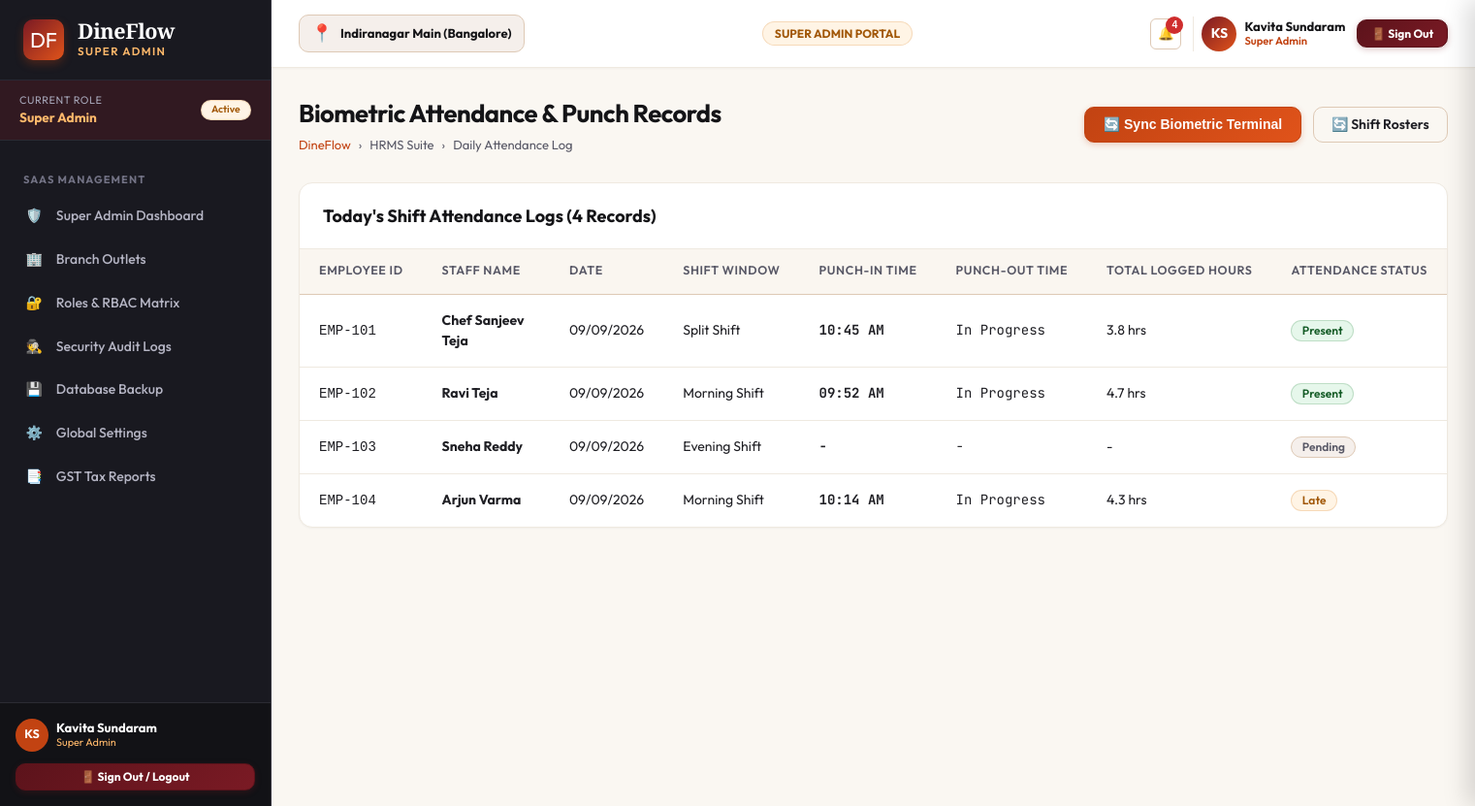
Screenshot of /hr/attendance/ (signed in) with the database file from the repository.
### apps/accounts/models.py (models this page shows, shortened)
class Role(models.Model):
    code = models.CharField(max_length=50, unique=True)
    name = models.CharField(max_length=100)
    description = models.TextField(blank=True, default='')
    dashboard_url = models.CharField(max_length=200, default='/dashboard/owner/')
    icon = models.CharField(max_length=50, default='shield')
    is_active = models.BooleanField(default=True)
    created_at = models.DateTimeField(auto_now_add=True)

class UserProfile(models.Model):
    user = models.OneToOneField(User, on_delete=models.CASCADE, related_name='userprofile')
    role = models.ForeignKey(Role, on_delete=models.PROTECT, related_name='users')
    branch = models.CharField(max_length=150, default='Indiranagar Main (Bangalore)')
    employee_code = models.CharField(max_length=50, blank=True, default='')
    phone = models.CharField(max_length=20, blank=True, default='')
    avatar_initials = models.CharField(max_length=5, default='DF')
    created_at = models.DateTimeField(auto_now_add=True)
    updated_at = models.DateTimeField(auto_now=True)

### apps/hr/views.py (the view)
# urls.py: path('attendance/', views.attendance, name='attendance'),
@role_required(['hr', 'manager', 'owner', 'super_admin'])
def attendance(request):
    attendance_records = [
        {'emp_id': 'EMP-101', 'name': 'Chef Sanjeev Teja', 'date': '09/09/2026', 'shift': 'Split Shift', 'in_time': '10:45 AM', 'out_time': 'In Progress', 'hours': '3.8 hrs', 'status': 'present'},
        {'emp_id': 'EMP-102', 'name': 'Ravi Teja', 'date': '09/09/2026', 'shift': 'Morning Shift', 'in_time': '09:52 AM', 'out_time': 'In Progress', 'hours': '4.7 hrs', 'status': 'present'},
        {'emp_id': 'EMP-103', 'name': 'Sneha Reddy', 'date': '09/09/2026', 'shift': 'Evening Shift', 'in_time': '-', 'out_time': '-', 'hours': '-', 'status': 'pending'},
        {'emp_id': 'EMP-104', 'name': 'Arjun Varma', 'date': '09/09/2026', 'shift': 'Morning Shift', 'in_time': '10:14 AM', 'out_time': 'In Progress', 'hours': '4.3 hrs', 'status': 'late'},
    ]
    context = {
        'page_title': 'Biometric Attendance Logs',
        'records': attendance_records
    }
    return render(request, 'hr/attendance.html', context)

### templates/hr/attendance.html (shortened to what this page needs)
{% extends 'base.html' %}
{% load static %}
{% load dineflow_tags %}
{% block content %}
<div class="df-page-header">
  <div class="df-page-title-group">
    <h1>Biometric Attendance & Punch Records</h1>
    <div class="df-breadcrumb">
      <a href="{% url 'landing:index' %}">DineFlow</a>
      <span>›</span>
      <span>HRMS Suite</span>
      <span>›</span>
      <span>Daily Attendance Log</span>
    </div>
  </div>
  <div style="display:flex; gap:0.75rem;">
    <button class="df-btn df-btn-terracotta" onclick="DineFlow.showToast('Device Sync', 'Syncing biometric logs from Indiranagar hardware terminal...', 'info')">
      <span>🔄 Sync Biometric Terminal</span>
    </button>
    <a href="{% url 'hr:shifts' %}" class="df-btn df-btn-outline">
      <span>🔄 Shift Rosters</span>
    </a>
  </div>
</div>
<div class="df-card">
  <div class="df-card-header">
    <div class="df-card-title">Today's Shift Attendance Logs ({{ records|length }} Records)</div>
  </div>
  <div class="df-table-responsive">
    <table class="df-table">
      <thead>
        <tr>
          <th>Employee ID</th>
          <th>Staff Name</th>
          <th>Date</th>
          <th>Shift Window</th>
          <th>Punch-In Time</th>
          <th>Punch-Out Time</th>
          <th>Total Logged Hours</th>
          <th>Attendance Status</th>
        </tr>
      </thead>
      <tbody>
        {% for a in records %}
          <tr>
            <td><code>{{ a.emp_id }}</code></td>
            <td><strong>{{ a.name }}</strong></td>
            <td>{{ a.date }}</td>
            <td>{{ a.shift }}</td>
            <td style="font-family:var(--df-font-mono); font-weight:700;">{{ a.in_time }}</td>
            <td style="font-family:var(--df-font-mono);">{{ a.out_time }}</td>
            <td>{{ a.hours }}</td>
            <td>
              <span class="df-badge {% if a.status == 'present' %}badge-success{% elif a.status == 'late' %}badge-warning{% else %}badge-neutral{% endif %}">
                {{ a.status }}
              </span>
            </td>
          </tr>
        {% endfor %}
      </tbody>
    </table>
  </div>
</div>
{% endblock %}

### templates/partials/_sidebar.html (shortened to what this page needs)
{% load static %}
<aside class="df-sidebar">
  <div class="df-brand-header">
    <div class="df-brand-logo">DF</div>
    <div>
      <div class="df-brand-title">DineFlow</div>
      <div class="df-brand-subtitle">{{ CURRENT_USER.role_title }}</div>
    </div>
  </div>
  <div style="padding: 0.75rem 1.25rem; background: rgba(122, 26, 36, 0.25); border-bottom: 1px solid #2B2B33; display: flex; align-items: center; justify-content: space-between;">
    <div>
      <div style="font-size: 0.68rem; color: #A6A6B8; text-transform: uppercase; letter-spacing: 0.05em;">Current Role</div>
      <div style="font-size: 0.85rem; font-weight: 700; color: var(--df-saffron-400);">{{ CURRENT_USER.role_title }}</div>
    </div>
    <span class="df-badge badge-warning" style="font-size: 0.65rem;">Active</span>
  </div>
  <nav style="flex: 1; padding: 0.75rem 0 2rem; overflow-y: auto;">
    {% if CURRENT_ROLE == 'super_admin' %}
      <div class="df-nav-section-title">SaaS Management</div>
      <ul class="df-nav-list">
        <li class="df-nav-item">
          <a href="{% url 'dashboard:super_admin' %}" class="df-nav-link {% if request.resolver_match.url_name == 'super_admin' %}active{% endif %}">
            <span>🛡️</span>
            <span>Super Admin Dashboard</span>
          </a>
        </li>
        <li class="df-nav-item">
          <a href="{% url 'settings_app:branches' %}" class="df-nav-link {% if request.resolver_match.url_name == 'branches' %}active{% endif %}">
            <span>🏢</span>
            <span>Branch Outlets</span>
          </a>
        </li>
        <li class="df-nav-item">
          <a href="{% url 'settings_app:roles_permissions' %}" class="df-nav-link {% if request.resolver_match.url_name == 'roles_permissions' %}active{% endif %}">
            <span>🔐</span>
            <span>Roles & RBAC Matrix</span>
          </a>
        </li>
        <li class="df-nav-item">
          <a href="{% url 'settings_app:audit_logs' %}" class="df-nav-link {% if request.resolver_match.url_name == 'audit_logs' %}active{% endif %}">
            <span>🕵️</span>
            <span>Security Audit Logs</span>
          </a>
        </li>
        <li class="df-nav-item">
          <a href="{% url 'settings_app:backup_restore' %}" class="df-nav-link {% if request.resolver_match.url_name == 'backup_restore' %}active{% endif %}">
            <span>💾</span>
            <span>Database Backup</span>
          </a>
        </li>
        <li class="df-nav-item">
          <a href="{% url 'settings_app:general' %}" class="df-nav-link {% if request.resolver_match.url_name == 'general' %}active{% endif %}">
            <span>⚙️</span>
            <span>Global Settings</span>
          </a>
        </li>
        <li class="df-nav-item">
          <a href="{% url 'analytics:tax_reports' %}" class="df-nav-link {% if request.resolver_match.url_name == 'tax_reports' %}active{% endif %}">
            <span>📑</span>
            <span>GST Tax Reports</span>
          </a>
        </li>
      </ul>
    {% endif %}
  </nav>
  <div style="padding: 1rem; border-top: 1px solid #2B2B33; background: rgba(18, 18, 22, 0.95); margin-top: auto;">
    <div style="display: flex; align-items: center; justify-content: space-between; margin-bottom: 0.75rem;">
      <div style="display: flex; align-items: center; gap: 0.5rem;">
        <div style="width: 34px; height: 34px; border-radius: 50%; background: var(--df-terracotta-700); color: #FFF; font-weight: 700; display: flex; align-items: center; justify-content: center; font-size: 0.78rem;">
          {{ CURRENT_USER.avatar_initials }}
        </div>
        <div style="line-height: 1.2;">
          <div style="font-weight: 700; font-size: 0.8125rem; color: #FFF;">{{ CURRENT_USER.name }}</div>
          <div style="font-size: 0.68rem; color: var(--df-saffron-400);">{{ CURRENT_USER.role_title }}</div>
        </div>
      </div>
    </div>
    <div>
      <a href="{% url 'accounts:logout' %}" class="df-btn df-btn-maroon df-btn-sm" style="width: 100%; justify-content: center; font-size: 0.75rem; font-weight: 700;">
        <span>🚪 Sign Out / Logout</span>
      </a>
    </div>
  </div>
</aside>

### templates/partials/_navbar.html (shortened to what this page needs)
{% load static %}
<header class="df-navbar">
  <div style="display: flex; align-items: center; gap: 1rem;">
    <div style="display: flex; align-items: center; gap: 0.5rem; background: var(--df-bg-cream); border: 1px solid var(--df-border-medium); padding: 0.35rem 0.75rem; border-radius: var(--df-radius-md);">
      <span style="font-size: 1.1rem;">📍</span>
      <span style="font-weight: 700; font-size: 0.8125rem; color: var(--df-charcoal-900);">{{ ACTIVE_BRANCH }}</span>
    </div>
  </div>
  <div style="display: flex; align-items: center; gap: 0.75rem;">
    <span class="df-badge badge-warning" style="font-weight: 700; font-size: 0.75rem; padding: 0.35rem 0.75rem;">
      {{ CURRENT_USER.role_title|upper }} PORTAL
    </span>
  </div>
  <div style="display: flex; align-items: center; gap: 0.75rem;">
    <button class="df-btn-icon" onclick="DineFlow.openDrawer('df-notifications-drawer')" style="position: relative;" title="Notifications">
      🔔
      {% if UNREAD_NOTIFICATIONS_COUNT > 0 %}
        <span style="position: absolute; top: -3px; right: -3px; width: 18px; height: 18px; background: var(--df-danger-600); color: #FFF; border-radius: 50%; font-size: 0.65rem; font-weight: 800; display: flex; align-items: center; justify-content: center;">
          {{ UNREAD_NOTIFICATIONS_COUNT }}
        </span>
      {% endif %}
    </button>
    <div style="display: flex; align-items: center; gap: 0.5rem; padding-left: 0.5rem; border-left: 1px solid var(--df-border-light);">
      <div style="width: 36px; height: 36px; border-radius: 50%; background: linear-gradient(135deg, var(--df-maroon-700), var(--df-terracotta-600)); color: #FFF; font-weight: 700; display: flex; align-items: center; justify-content: center; font-size: 0.875rem; box-shadow: var(--df-shadow-xs);">
        {{ CURRENT_USER.avatar_initials }}
      </div>
      <div style="line-height: 1.2; text-align: left;" class="df-hide-mobile">
        <div style="font-weight: 700; font-size: 0.8125rem; color: var(--df-charcoal-900);">{{ CURRENT_USER.name }}</div>
        <div style="font-size: 0.7rem; color: var(--df-terracotta-700); font-weight: 600;">{{ CURRENT_USER.role_title }}</div>
      </div>
    </div>
    <a href="{% url 'accounts:logout' %}" class="df-btn df-btn-maroon df-btn-sm" style="font-weight: 700; font-size: 0.75rem; padding: 0.4rem 0.85rem;" title="Sign out of ERP">
      <span>🚪 Sign Out</span>
    </a>
  </div>
</header>

### static/css/dineflow-tokens.css (style rules this page uses)
:root { --df-charcoal-900: #141417; --df-charcoal-800: #1E1E24; --df-charcoal-700: #2B2B33; --df-charcoal-600: #3C3C47; --df-charcoal-500: #555563; --df-charcoal-400: #7A7A8C; --df-charcoal-300: #A6A6B8; --df-charcoal-200: #D1D1DE; --df-charcoal-100: #EDEDF5; --df-maroon-900: #420C12; --df-maroon-800: #5C131B; --df-maroon-700: #7A1A24; --df-maroon-600: #9E222F; --df-maroon-500: #C42B3B; --df-maroon-100: #FCE8EA; --df-terracotta-900: #73270A; --df-terracotta-800: #9C350D; --df-terracotta-700: #C24312; --df-terracotta-600: #E0531A; --df-terracotta-500: #F06A33; --df-terracotta-400: #F58C60; --df-terracotta-100: #FDEDE6; --df-saffron-900: #733E05; --df-saffron-800: #A15707; --df-saffron-700: #CF7009; --df-saffron-600: #F58B14; --df-saffron-500: #FFA238; --df-saffron-400: #FFB96B; --df-saffron-100: #FFF4E5; --df-gold-800: #8C731A; --df-gold-700: #B89722; --df-gold-600: #D9B32B; --df-gold-500: #F0CA3F; --df-gold-100: #FDF9E7; --df-green-900: #0E421B; --df-green-800: #155C27; --df-green-700: #1E7A35; --df-green-600: #279C44; --df-green-500: #34BD55; --df-green-100: #E6F7EB; --df-danger-800: #781717; --df-danger-700: #A32020; --df-danger-600: #CF2D2D; --df-danger-100: #FDE8E8; --df-bg-app: #FAF7F2; --df-bg-cream: #F5EFEB; --df-bg-surface: #FFFFFF; --df-bg-surface-subtle: #F9F6F0; --df-bg-sidebar: #191920; --df-bg-sidebar-hover: #262630; --df-bg-sidebar-active: #7A1A24; --df-text-primary: #1F1F24; --df-text-secondary: #585866; --df-text-muted: #8C8C9E; --df-text-light: #F7F5F0; --df-text-on-dark: #FFFFFF; --df-border-light: #EFE9E0; --df-border-medium: #DEC9B5; --df-border-dark: #383842; --df-border-focus: #C24312; --df-font-sans: 'Outfit', 'Inter', -apple-system, BlinkMacSystemFont, "Segoe UI", Roboto, sans-serif; --df-font-serif: 'Playfair Display', Georgia, serif; --df-font-mono: 'JetBrains Mono', 'Fira Code', Consolas, monospace; --df-shadow-xs: 0 1px 2px rgba(33, 20, 10, 0.04); --df-shadow-sm: 0 2px 4px rgba(33, 20, 10, 0.06), 0 1px 2px rgba(33, 20, 10, 0.04); --df-shadow-md: 0 6px 12px -2px rgba(33, 20, 10, 0.08), 0 3px 6px -2px rgba(33, 20, 10, 0.05); --df-shadow-lg: 0 12px 24px -4px rgba(33, 20, 10, 0.12), 0 6px 12px -4px rgba(33, 20, 10, 0.06); --df-shadow-xl: 0 20px 32px -6px rgba(33, 20, 10, 0.16), 0 10px 16px -6px rgba(33, 20, 10, 0.08); --df-radius-sm: 6px; --df-radius-md: 10px; --df-radius-lg: 14px; --df-radius-xl: 20px; --df-radius-full: 9999px; --df-sidebar-width: 280px; --df-sidebar-collapsed-width: 80px; --df-navbar-height: 70px; }

### rows the page displays
Role: role_title "SUPER ADMIN", role_title "Super Admin"
UserProfile: avatar_initials "KS", branch "Indiranagar Main (Bangalore)"

### other values shown
{{ CURRENT_USER.name }} "Kavita Sundaram"
{{ UNREAD_NOTIFICATIONS_COUNT }} "4"
{{ records|length }} "4"
{{ a.emp_id }} "EMP-101" "EMP-102" "EMP-103" "EMP-104"
{{ a.name }} "Chef Sanjeev Teja" "Ravi Teja" "Sneha Reddy" "Arjun Varma"
{{ a.date }} "09/09/2026" "09/09/2026" "09/09/2026" "09/09/2026"
{{ a.shift }} "Split Shift" "Morning Shift" "Evening Shift" "Morning Shift"
{{ a.in_time }} "10:45 AM" "09:52 AM" "-" "10:14 AM"
{{ a.out_time }} "In Progress" "In Progress" "-" "In Progress"
{{ a.hours }} "3.8 hrs" "4.7 hrs" "-" "4.3 hrs"
{{ a.status }} "Present" "Present" "Pending" "Late"
